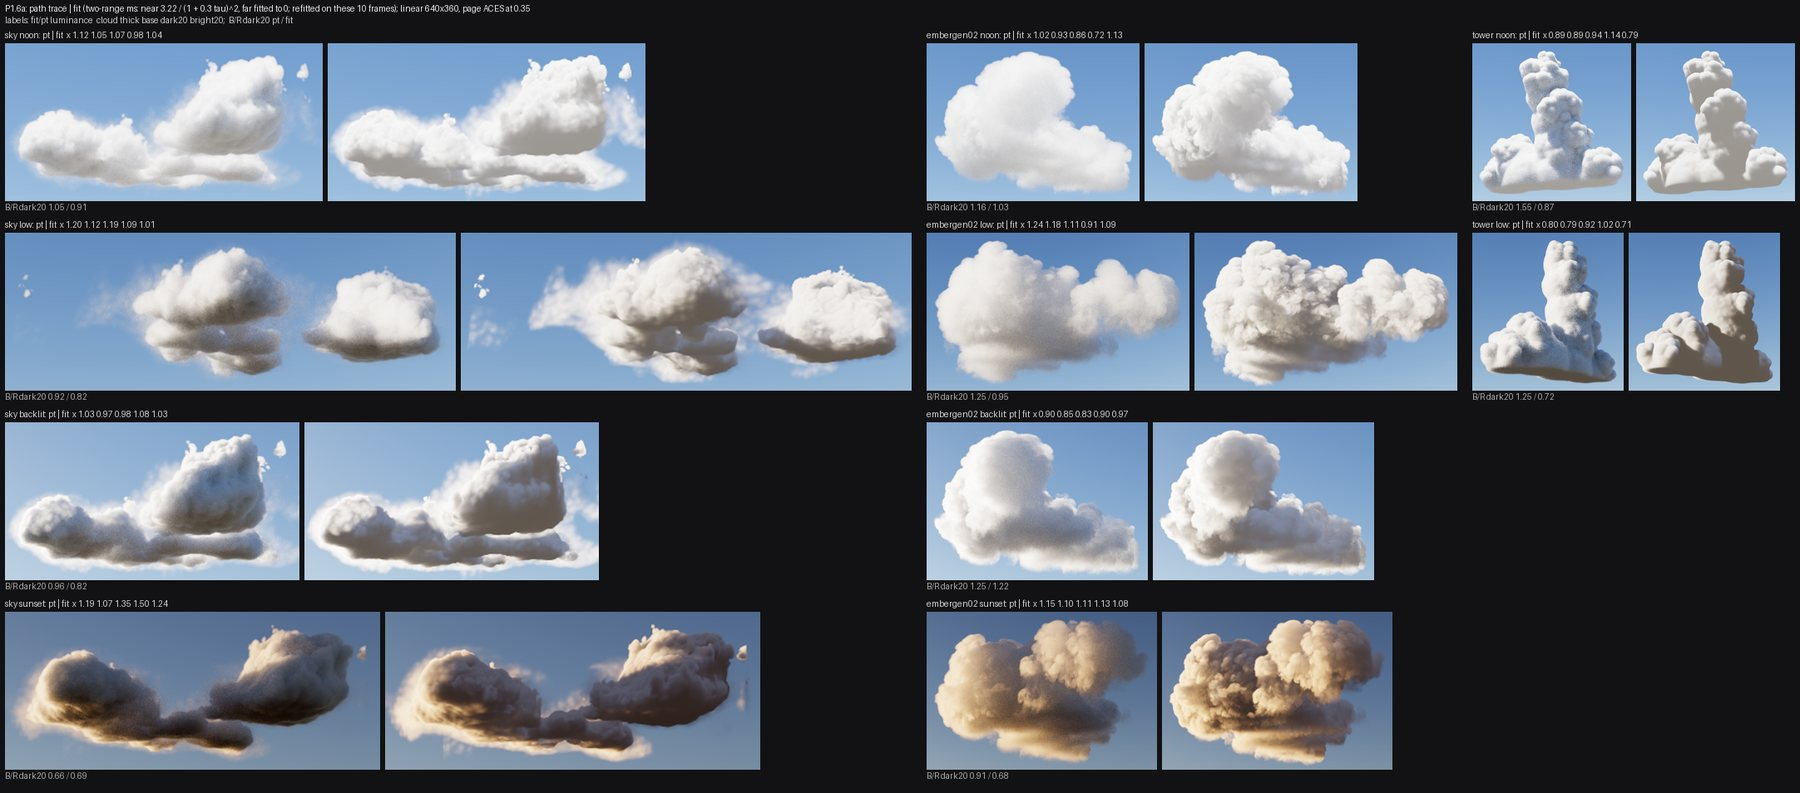

Source code (Python):
#!/usr/bin/env python3
"""P1.6a sheet: path trace | fit (two-range ms, refitted defaults) for sky, embergen02 x 4 suns and tower noon, low; page ACES at 0.35 (as P1.4b, P2.4b)."""
from pathlib import Path

import numpy as np
from PIL import Image, ImageDraw

HERE = Path(__file__).resolve().parent
import importlib.util  # noqa: E402
_spec = importlib.util.spec_from_file_location('fit_p16a', HERE / 'fit.py')
P = importlib.util.module_from_spec(_spec); _spec.loader.exec_module(P)
F, C, sc = P.F, P.C, P.sc
SUNS = {'sky': ['noon', 'low', 'backlit', 'sunset'], 'embergen02': ['noon', 'low', 'backlit', 'sunset'], 'tower': ['noon', 'low']}
tile_h, pad, lh = 190, 6, 16
cells = {}
for cloud, suns in SUNS.items():
    for sun in suns:
        reg, pt = P.ref(cloud, sun)
        fit = sc.read_pfm(HERE / cloud / 'final' / f'fit-{sun}.pfm')[..., :3]
        mf, mp = C.rgb_means(fit, reg), C.rgb_means(pt, reg)
        rf = C.lum(mf) / C.lum(mp)
        ys, xs = np.nonzero(reg['cloud'])
        h, w = pt.shape[:2]
        y0, y1, x0, x1 = max(0, ys.min() - 12), min(h, ys.max() + 12), max(0, xs.min() - 12), min(w, xs.max() + 12)
        tiles = []
        for img in [pt, fit]:
            t = Image.fromarray((np.clip(sc.aces_srgb(img[y0:y1, x0:x1], 0.35), 0, 1) * 255).astype(np.uint8))
            tiles.append(t.resize((max(1, int(t.size[0] * tile_h / t.size[1])), tile_h), Image.LANCZOS))
        cells[(cloud, sun)] = (tiles, rf, (C.br20(mp), C.br20(mf)))
colw = {c: max(max(sum(t.size[0] for t in cells[(c, s)][0]) + pad for s in suns), 330) for c, suns in SUNS.items()}
W = pad + sum(colw.values()) + pad * 3 * (len(SUNS) - 1) + pad
H = 36 + 4 * (tile_h + 2 * lh + pad) + pad
out = Image.new('RGB', (W, H), (18, 18, 20))
dr = ImageDraw.Draw(out)
dr.text((pad, 4), 'P1.6a: path trace | fit (two-range ms: near 3.22 / (1 + 0.3 tau)^2, far fitted to 0; refitted on these 10 frames); linear 640x360, page ACES at 0.35',
        fill=(230, 230, 230))
dr.text((pad, 18), 'labels: fit/pt luminance  cloud thick base dark20 bright20;  B/R dark20 pt / fit', fill=(200, 200, 200))
x0 = pad
for cloud, suns in SUNS.items():
    for i, sun in enumerate(suns):
        tiles, rf, b = cells[(cloud, sun)]
        y, x = 36 + i * (tile_h + 2 * lh + pad), x0
        dr.text((x, y), f'{cloud} {sun}: pt | fit  x ' + ' '.join(f'{v:.2f}' for v in rf), fill=(210, 210, 210))
        dr.text((x, y + lh + tile_h + 1), f'B/R dark20 {b[0]:.2f} / {b[1]:.2f}', fill=(170, 170, 170))
        for t in tiles:
            out.paste(t, (x, y + lh))
            x += t.size[0] + pad
    x0 += colw[cloud] + pad * 3
if out.size[0] > 1800:
    out = out.resize((1800, int(out.size[1] * 1800 / out.size[0])), Image.LANCZOS)
out.save(HERE / 'sheet.jpg', quality=84)
print(HERE / 'sheet.jpg', (HERE / 'sheet.jpg').stat().st_size // 1024, 'KB')
